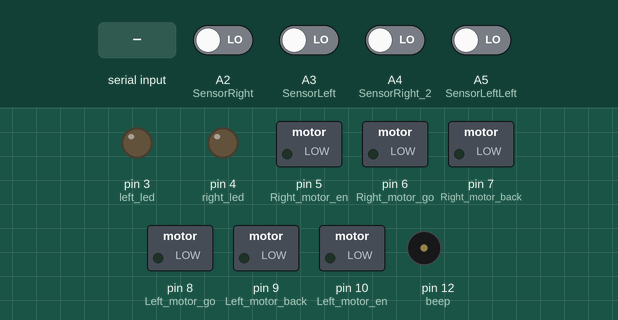
This sketch was run on a simulated Arduino Uno, built with avr-gcc and run on an emulated ATmega328P. Parts: switched loads named in the sketch (green lamp = pin HIGH), output pins drawn as LEDs (lit = HIGH), buzzer (waves = sounding, pin HIGH). The inputs (shaded band) are chosen by the test bench; at power-on: A2 (SensorRight), A3 (SensorLeft), A4 (SensorRight_2), A5 (SensorLeftLeft) LOW.

Above: at 1.2 s.
1.3 s: "#" received over Serial
At 2.1 s:
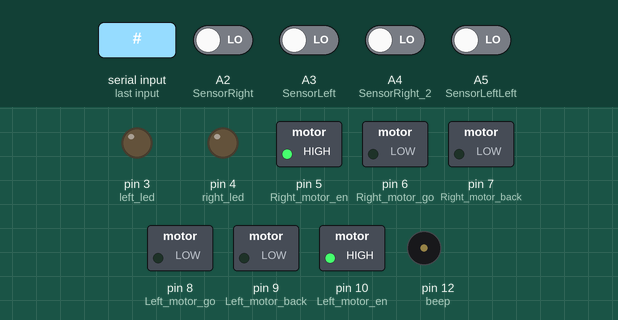
2.8 s: A2 (SensorRight) driven HIGH
At 3.5 s:
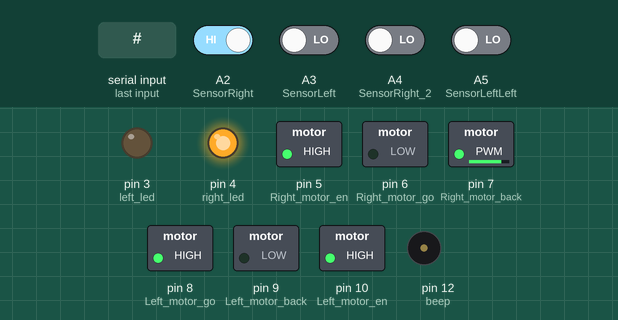
4.3 s: A3 (SensorLeft) driven HIGH
At 5.4 s:
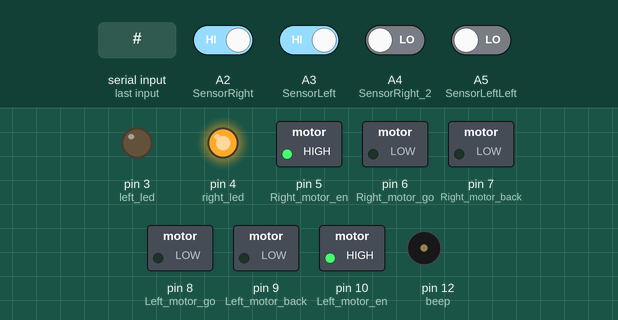
5.8 s: A2 (SensorRight) driven LOW
At 7.0 s:
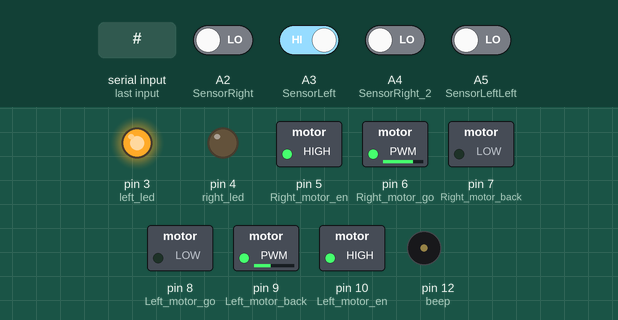
7.3 s: A3 (SensorLeft) driven LOW
At 7.6 s:
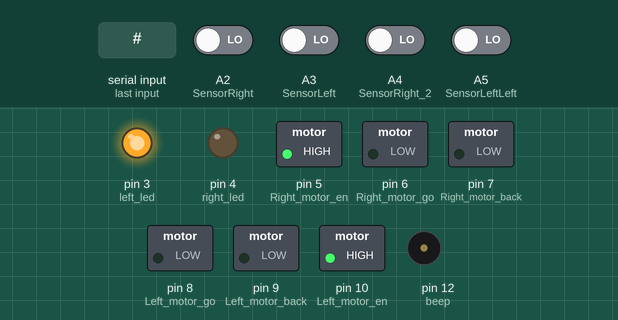
8.8 s: A4 (SensorRight_2) driven HIGH and A5 (SensorLeftLeft) driven HIGH
Timing chart, 0 to 9.1 s (numbered marks = the images above; inputs shaded):
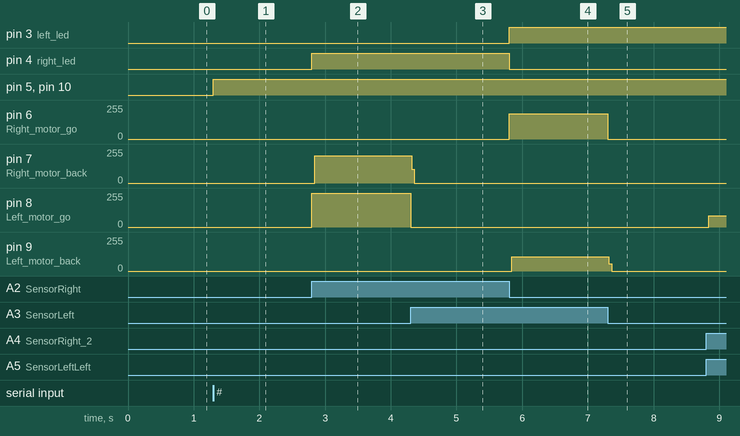

Measured:
- after the input at 1.3 s, pin 5 (Right_motor_en), pin 10 (Left_motor_en): LOW → HIGH at once
- after the input at 2.8 s, pin 4 (right_led): LOW → HIGH at once; pin 7 (Right_motor_back): 0/255 → 206/255 at once; pin 8 (Left_motor_go): 0/255 → 255/255 at once
- after the input at 4.3 s, pin 7 (Right_motor_back): 206/255 → 0/255 at once; pin 8 (Left_motor_go): 255/255 → 0/255 at once
- after the input at 5.8 s, pin 3 (left_led): LOW → HIGH at once; pin 4 (right_led): HIGH → LOW at once; pin 6 (Right_motor_go): 0/255 → 190/255 at once; pin 9 (Left_motor_back): 0/255 → 106/255 at once
- after the input at 7.3 s, pin 6 (Right_motor_go): 190/255 → 0/255 at once; pin 9 (Left_motor_back): 106/255 → 0/255 at once

The sketch:

Line_Following_Robot_v1.4.ino
```cpp
/* v1.4 enables Bluetooth connectivity, Infrared object detection, and Line Following */

//======================================================
// Ultrasonic check obstacle and avoid Experiment
//===============================================================
int Echo = A1;  // Set Echo port
int Trig =A0;  //  Set Trig port
int Distance = 0;

//=====================================================
//  Line Following Experiment
//===============================================================
//#include <Servo.h>
int Left_motor_back = 9;
int Left_motor_go = 8;
int Right_motor_go = 6;
int Right_motor_back = 7;
int Right_motor_en = 5;
int Left_motor_en = 10;

///*Set Button port*/
int key=13;
///*Set BUZZER port*/
int beep=12;

/*Set right &left LED port*/
int right_led=4;
int left_led=3;

/* Line Following */
const int SensorRight = A2;   	// Set Right Line Walking Infrared sensor port
const int SensorLeft = A3;     	// Set Left Line Walking Infrared sensor port
const int SensorLeftLeft = A5;  // Set Far Left Line Walking Infrared sensor port
int SL;    // State of Left Line Walking Infrared sensor
int SR;    // State of Right Line Walking Infrared sensor

/* Infrared obstacle avoidance */
const int SensorRight_2 = A4;     // Right  Infrared sensor
const int SensorLeft_2 = A5;     // Left  Infrared sensor
int SL_2;    // State of Left  Infrared sensor
int SR_2;    // State of Right  Infrared sensor

int redLight = 1;

//==============================
//Bluetooth protocol related
//==============================
int incomingByte = 0;       // Store Received Data(byte)
String inputString = "";         // Store Received Data(String)
boolean newLineReceived = false; // Previous data end flag
boolean startBit  = false;  // Protocol start flag
String returntemp = ""; // Store return data

void setup()
{
  //Initialize motor drive for output mode
  pinMode(Left_motor_go, OUTPUT);
  pinMode(Left_motor_back, OUTPUT);
  pinMode(Right_motor_go, OUTPUT);
  pinMode(Right_motor_back, OUTPUT);
  pinMode(Right_motor_en, OUTPUT);
  pinMode(Left_motor_en, OUTPUT);
  pinMode(key,INPUT);// Set button as input
  pinMode(beep,OUTPUT);// Set buzzer as output

  pinMode(left_led, OUTPUT);//Set led as output
  pinMode(right_led, OUTPUT);//Set led as output
  pinMode(SensorRight, INPUT); // Set Right Line Walking Infrared sensor as input
  pinMode(SensorLeft, INPUT); // Set left Line Walking Infrared sensor as input
  pinMode(SensorLeftLeft, INPUT); // Set Far Left Line Walking Infrared sensor as input
//  attachInterrupt(digitalPinToInterrupt(interruptPin), blink, CHANGE);
//  digitalWrite(key,HIGH);//Initialize button
//  digitalWrite(beep,LOW);// set buzzer mute
  Serial.begin(9600); //  Set Bluetooth baud rate 9600
}

/*Format string initialization*/
int serial_putc( char c, struct __file * )
{
  Serial.write( c );
  return c;
}

/*Bluetooth receive*/
void Bluetooth(void)
{
  if (newLineReceived)
  {
    if (inputString[1] == '0')
    {
      brake();
      redLight = 1;
    }
    else if (inputString[1] = '1')
    {
      redLight = 0;
      run();
    }

    inputString = "";   // clear the string
    newLineReceived = false;

  }
}

void run()     // forward
{
  /*  TODO: Why digitalWrite HIGH/LOW and then analogWrite the pwm value?
      TODO: Adjust speed of car with pwm values */
  digitalWrite(Left_motor_en, HIGH); // Left motor enable
  digitalWrite(Right_motor_en, HIGH); // Right motor enable

//  analogWrite(Left_motor_en, 130); // commented to enable all four motors to spin. Enable can't be set to high 50% of the time?
//  analogWrite(Right_motor_en, 130);

  digitalWrite(Right_motor_go, HIGH); // right motor go ahead
  digitalWrite(Right_motor_back, LOW);
  digitalWrite(Left_motor_go, HIGH); // set left motor go ahead
  digitalWrite(Left_motor_back, LOW);

  analogWrite(Right_motor_go, 5); //PWM--Pulse Width Modulation(0~255). right motor go speed is 255.
  analogWrite(Right_motor_back, 0);
  analogWrite(Left_motor_go, 5); //PWM--Pulse Width Modulation(0~255).left motor go speed is 135.
  analogWrite(Left_motor_back, 0);
//  delay(time * 100);   //Running time can be adjusted
}

void brake()         //STOP
{
  /* TODO: Should we stick to all analogWrite? */
  digitalWrite(Right_motor_go, LOW); //Stop the right motor
  digitalWrite(Right_motor_back, LOW);
  digitalWrite(Left_motor_go, LOW); //Stop the left motor
  digitalWrite(Left_motor_back, LOW);
  //delay(time * 100);  //Running time can be adjusted
}

void left()        //turn left
{
  /*  TODO: Same questions on analogWrite/digitalWrite
      TODO: Adjsut turn speed with pwm value */

//  digitalWrite(Right_motor_go, HIGH);	// right motor go ahead
//  digitalWrite(Right_motor_back, LOW);
//  digitalWrite(Left_motor_go, LOW);  // left motor stop
//  digitalWrite(Left_motor_back, HIGH);

  digitalWrite(Left_motor_go,LOW);   // right motor stop
  digitalWrite(Left_motor_back,HIGH);
  analogWrite(Left_motor_go,0);
  analogWrite(Left_motor_back,0);

  analogWrite(Right_motor_go, 190); // PWM--Pulse Width Modulation(0~255) control speed，right motor go speed is 255.
  analogWrite(Right_motor_back, 0);
  analogWrite(Left_motor_go, 0);
  analogWrite(Left_motor_back, 128); // 128 is the minimum value for Right_motor_back, see Right()

  /* turning left = left signal ON */
  digitalWrite(left_led, HIGH);
  digitalWrite(right_led, LOW);

  //delay(time * 100);
}

void spin_left(int time)   //Left rotation
{
  /*  TODO: Same questions on analogWrite/digitalWrite
      TODO: Adjsut turn speed with pwm value */
//  digitalWrite(Right_motor_go, HIGH); // right motor go ahead
//  digitalWrite(Right_motor_back, LOW);
  analogWrite(Right_motor_go, 200); // PWM--Pulse Width Modulation(0~255) control speed ,right motor go speed is 200.
  analogWrite(Right_motor_back, 0);
//  digitalWrite(Left_motor_go, LOW);  // left motor back off
//  digitalWrite(Left_motor_back, HIGH);
  analogWrite(Left_motor_go, 0);
  analogWrite(Left_motor_back, 200); // PWM--Pulse Width Modulation(0~255) control speed,left motor back speed is 200.
  delay(time * 100);
}

void right()      //turn right
{
  /* TODO: Same questions on analogWrite/digitalWrite
     TODO: Adjsut turn speed with pwm value, right turn set to turn faster than left turn */

//  digitalWrite(Left_motor_go, HIGH); // left motor go ahead
//  digitalWrite(Left_motor_back, LOW);
//  digitalWrite(Right_motor_go, LOW);  // right motor stop
//  digitalWrite(Right_motor_back, LOW);

  digitalWrite(Right_motor_go,LOW);   // right motor stop
  digitalWrite(Right_motor_back,HIGH);
  analogWrite(Right_motor_go,0);
  analogWrite(Right_motor_back,0);

  analogWrite(Right_motor_go, 0);
  analogWrite(Right_motor_back, 128); // 128 seems to be the minimum value in which the Right_motor_back can turn
  analogWrite(Left_motor_go, 190); // PWM--Pulse Width Modulation(0~255) control speed ,left motor go speed is 255.
  analogWrite(Left_motor_back, 0);


  /* turning right = right signal ON */
  digitalWrite(left_led, LOW);
  digitalWrite(right_led, HIGH);

  //delay(time * 100);
}

void spin_right(int time)   //Right rotation
{
  /*  TODO: Same questions on analogWrite/digitalWrite
      TODO: Adjsut turn speed with pwm value */
//  digitalWrite(Right_motor_go, LOW); // right motor back off
//  digitalWrite(Right_motor_back, HIGH);
  analogWrite(Right_motor_go, 0);
  analogWrite(Right_motor_back, 200); // PWM--Pulse Width Modulation(0~255) control speed
//  digitalWrite(Left_motor_go, HIGH); // left motor go ahead
//  digitalWrite(Left_motor_back, LOW);
  analogWrite(Left_motor_go, 200); // PWM--Pulse Width Modulation(0~255) control speed
  analogWrite(Left_motor_back, 0);
  delay(time * 100);
}

void back(int time)   //back off
{
//  digitalWrite(Right_motor_go, LOW); //right motor back off
//  digitalWrite(Right_motor_back, HIGH);
//  analogWrite(Right_motor_en, 165);
//  digitalWrite(Left_motor_go, LOW); //left motor back off
//  digitalWrite(Left_motor_back, HIGH);

  analogWrite(Right_motor_go, 0);
  analogWrite(Right_motor_back, 140); // PWM--Pulse Width Modulation(0~255) control speed
  analogWrite(Left_motor_go, 0);
  analogWrite(Left_motor_back, 140); // PWM--Pulse Width Modulation(0~255) control speed
  delay(time * 100);
}

void Distance_test()   // Measuring front distance
{
  digitalWrite(Trig, LOW);    // set trig port low level for 2μs
  delayMicroseconds(2);
  digitalWrite(Trig, HIGH);  // set trig port high level for 10μs(at least 10μs)
  delayMicroseconds(10);
  digitalWrite(Trig, LOW);    // set trig port low level
  float Fdistance = pulseIn(Echo, HIGH);  // Read echo port high level time(unit:μs)
  Fdistance= Fdistance/58;       // Distance(m) =(time(s) * 344(m/s)) / 2     /****** The speed of sound is 344m/s.*******/
                                 //  ==> 2*Distance(cm) = time(μs) * 0.0344(cm/μs)
                                 // ==> Distance(cm) = time(μs) * 0.0172 = time(μs) / 58
  Serial.print("Distance:");      //Output Distance(cm)
  Serial.println(Fdistance);         //display distance
  Distance = Fdistance;
}

//==========================================================

//void keysacn()
//{
//  int val;
//  val=digitalRead(key);// Reads the button ,the level value assigns to val
//  while(digitalRead(key))// When the button is not pressed
//  {
//    val=digitalRead(key);
//  }
//  while(!digitalRead(key))// When the button is pressed
//  {
//    delay(10);	//delay 10ms
//    val=digitalRead(key);// Reads the button ,the level value assigns to val
//    if(val==LOW)  //Double check the button is pressed
//    {
//
//      digitalWrite(beep,HIGH);//The buzzer sounds
//      delay(50);//delay 50ms
//      while(!digitalRead(key))	//Determine if the button is released or not
//        digitalWrite(beep,LOW);//mute
//    }
//    else
//      digitalWrite(beep,LOW);//mute
//  }
//}

/*main loop*/
void loop()
{

  //  keysacn();//Press the button to start
  while (1)
  {
    while (Serial.available())
    {
      incomingByte = Serial.read();   //One byte by one byte reads
      if (incomingByte == '$')  // '$' means the start of packet
      {
        startBit = true;
      }
      if (startBit == true)
      {
        inputString += (char) incomingByte;     // The received data constitutes a completed packet.
      }
      if (incomingByte == '#')    // '#' means the end of packet
      {
        newLineReceived = true;
        startBit = false;
      }
    }
    Bluetooth();
//    /**************************************************************************************
//      Infrared signal back means white undersurface ,returns low level and led lights up.
//      Infrared signal gone means black undersurface ,returns high level and led lights off.
//    **************************************************************************************/
    if (redLight == 0)
    {
      SR = digitalRead(SensorRight);//Right Line Walking Infrared sensor against white undersurface,then LED[L2] light illuminates and while against black undersurface,LED[L2] goes off
      SL = digitalRead(SensorLeft);//Left Line Walking Infrared sensor against white undersurface,then LED[L3] light illuminates and while against black undersurface,LED[L3] goes off
      SR_2 = digitalRead(SensorRight_2);//Right infrared sensor detects the obstacle,then LED[L5] light illuminates and otherwise it goes off.
      SL_2 = digitalRead(SensorLeft_2);//Left infrared sensor detects the obstacle,then LED[L4] light illuminates and otherwise it goes off.
  //    SLL = digitalRead(SensorLeftLeft);
      if (SL == LOW && SR == LOW && SL_2 == HIGH && SR_2 == HIGH) // Black lines were not detected at the same time
        run();   // go ahead
  //    else if (SLL == HIGH & SL == LOW & SR == HIGH)
  //      digitalWrite(beep,HIGH);
  //      spin_left(50);
      else if (SL == LOW & SR == HIGH)// Left sensor against white undersurface and right against black undersurface , the car left off track and need to adjust to the right.
        right();
      else if (SR == LOW & SL ==  HIGH) // Rihgt sensor against white undersurface and left against black undersurface , the car right off track and need to adjust to the left.
        left();
      else if (SL_2 == LOW & SR_2 == LOW) // Black lines were detected at the same time , the car stop.
        brake();
      else // Black lines were detected at the same time , the car stop.
        brake();
  //      delay(10*100);
    }
  }
}
```
